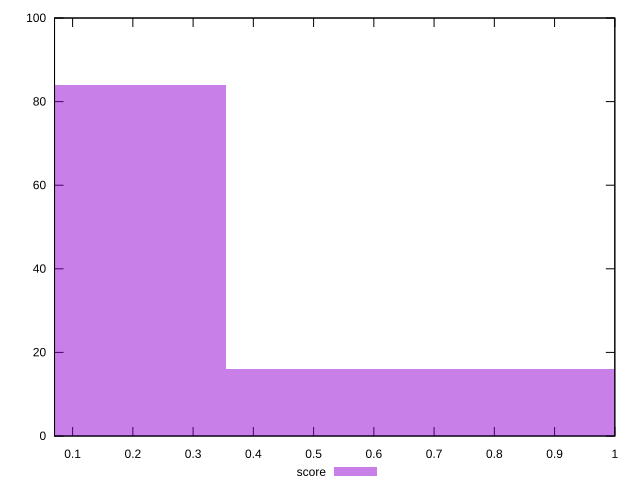

This figure's gnuplot source:
reset

$score <<EOF
0 84
0.7099753885555743 16
EOF

set key outside below
set boxwidth 0.7099753885555743
set xrange [0.07:1]
set yrange [0:100]
set trange [0:100]
set style fill transparent solid 0.5 noborder
set terminal svg size 640, 490 enhanced background rgb 'white'
set output "reports/report_00028_2021-02-24T12-49-42.674Z/uses-long-cache-ttl/samples/agenda/score/histogram.svg"

plot $score title "score" with boxes

reset
